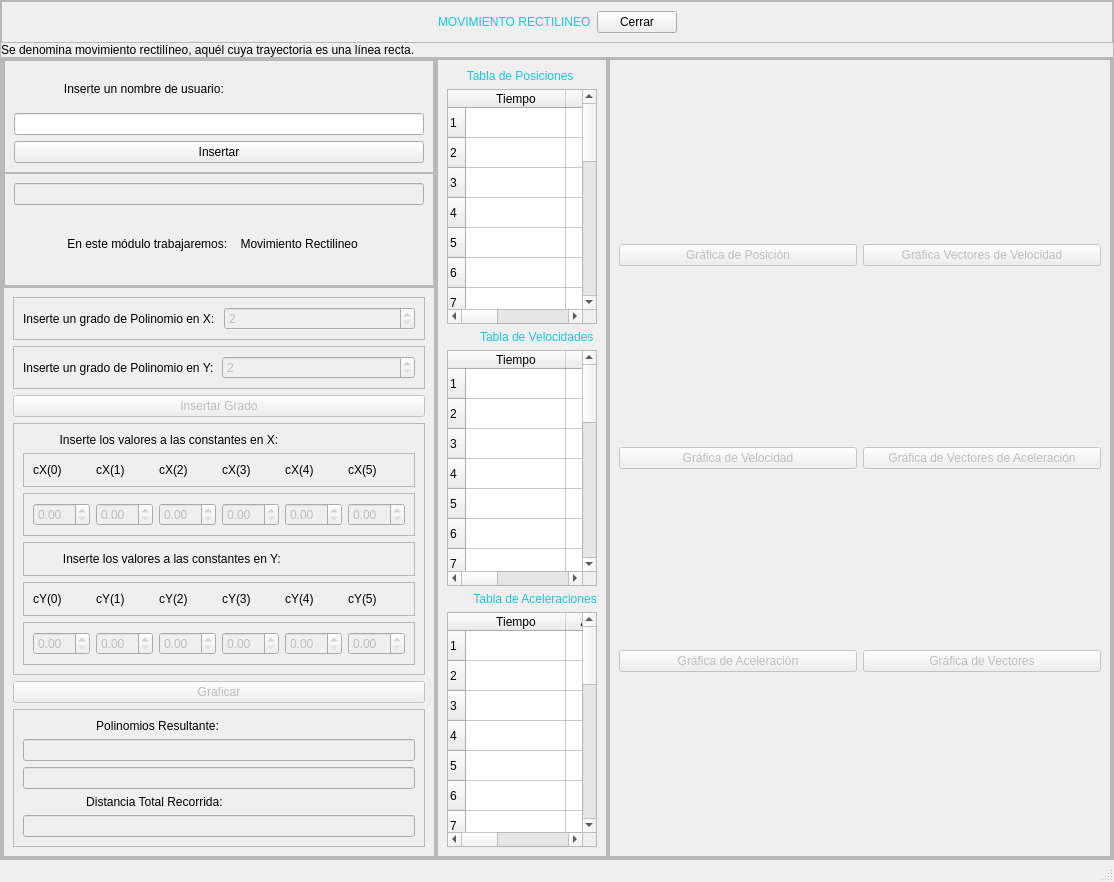
<?xml version="1.0" encoding="UTF-8"?>
<ui version="4.0">
 <class>MainWindow</class>
 <widget class="QMainWindow" name="MainWindow">
  <property name="geometry">
   <rect>
    <x>0</x>
    <y>0</y>
    <width>1114</width>
    <height>882</height>
   </rect>
  </property>
  <property name="windowTitle">
   <string>MainWindow</string>
  </property>
  <widget class="QWidget" name="centralwidget">
   <layout class="QHBoxLayout" name="horizontalLayout">
    <property name="spacing">
     <number>0</number>
    </property>
    <property name="leftMargin">
     <number>0</number>
    </property>
    <property name="topMargin">
     <number>0</number>
    </property>
    <property name="rightMargin">
     <number>0</number>
    </property>
    <property name="bottomMargin">
     <number>0</number>
    </property>
    <item>
     <widget class="QFrame" name="frame">
      <property name="frameShape">
       <enum>QFrame::StyledPanel</enum>
      </property>
      <property name="frameShadow">
       <enum>QFrame::Raised</enum>
      </property>
      <layout class="QVBoxLayout" name="verticalLayout">
       <property name="spacing">
        <number>0</number>
       </property>
       <property name="leftMargin">
        <number>0</number>
       </property>
       <property name="topMargin">
        <number>0</number>
       </property>
       <property name="rightMargin">
        <number>0</number>
       </property>
       <property name="bottomMargin">
        <number>0</number>
       </property>
       <item>
        <widget class="QFrame" name="frame_superior">
         <property name="maximumSize">
          <size>
           <width>16777215</width>
           <height>42</height>
          </size>
         </property>
         <property name="frameShape">
          <enum>QFrame::StyledPanel</enum>
         </property>
         <property name="frameShadow">
          <enum>QFrame::Raised</enum>
         </property>
         <layout class="QHBoxLayout" name="horizontalLayout_2">
          <item>
           <spacer name="horizontalSpacer">
            <property name="orientation">
             <enum>Qt::Horizontal</enum>
            </property>
            <property name="sizeHint" stdset="0">
             <size>
              <width>320</width>
              <height>15</height>
             </size>
            </property>
           </spacer>
          </item>
          <item>
           <widget class="QLabel" name="label_titulo">
            <property name="styleSheet">
             <string notr="true">font: 87 12pt &quot;Arial Black&quot;;
color: rgb(20, 200, 220);</string>
            </property>
            <property name="text">
             <string>MOVIMIENTO RECTILINEO</string>
            </property>
           </widget>
          </item>
          <item>
           <widget class="QPushButton" name="pushButton_cerrar">
            <property name="text">
             <string>Cerrar</string>
            </property>
           </widget>
          </item>
          <item>
           <spacer name="horizontalSpacer_2">
            <property name="orientation">
             <enum>Qt::Horizontal</enum>
            </property>
            <property name="sizeHint" stdset="0">
             <size>
              <width>320</width>
              <height>15</height>
             </size>
            </property>
           </spacer>
          </item>
         </layout>
        </widget>
       </item>
       <item>
        <widget class="QLabel" name="label_17">
         <property name="text">
          <string>Se denomina movimiento rectilíneo, aquél cuya trayectoria es una línea recta.</string>
         </property>
        </widget>
       </item>
       <item>
        <widget class="QFrame" name="frame_inferior">
         <property name="frameShape">
          <enum>QFrame::StyledPanel</enum>
         </property>
         <property name="frameShadow">
          <enum>QFrame::Raised</enum>
         </property>
         <layout class="QHBoxLayout" name="horizontalLayout_3" stretch="1,1,3">
          <property name="spacing">
           <number>0</number>
          </property>
          <property name="leftMargin">
           <number>0</number>
          </property>
          <property name="topMargin">
           <number>0</number>
          </property>
          <property name="rightMargin">
           <number>0</number>
          </property>
          <property name="bottomMargin">
           <number>0</number>
          </property>
          <item>
           <widget class="QFrame" name="frame_inf_izq">
            <property name="frameShape">
             <enum>QFrame::StyledPanel</enum>
            </property>
            <property name="frameShadow">
             <enum>QFrame::Raised</enum>
            </property>
            <layout class="QVBoxLayout" name="verticalLayout_4">
             <property name="spacing">
              <number>0</number>
             </property>
             <property name="leftMargin">
              <number>0</number>
             </property>
             <property name="topMargin">
              <number>0</number>
             </property>
             <property name="rightMargin">
              <number>0</number>
             </property>
             <property name="bottomMargin">
              <number>0</number>
             </property>
             <item>
              <widget class="QFrame" name="frame_izq_sup">
               <property name="frameShape">
                <enum>QFrame::StyledPanel</enum>
               </property>
               <property name="frameShadow">
                <enum>QFrame::Raised</enum>
               </property>
               <layout class="QVBoxLayout" name="verticalLayout_5">
                <property name="spacing">
                 <number>0</number>
                </property>
                <property name="leftMargin">
                 <number>0</number>
                </property>
                <property name="topMargin">
                 <number>0</number>
                </property>
                <property name="rightMargin">
                 <number>0</number>
                </property>
                <property name="bottomMargin">
                 <number>0</number>
                </property>
                <item>
                 <widget class="QFrame" name="frame_8">
                  <property name="frameShape">
                   <enum>QFrame::StyledPanel</enum>
                  </property>
                  <property name="frameShadow">
                   <enum>QFrame::Raised</enum>
                  </property>
                  <layout class="QVBoxLayout" name="verticalLayout_7">
                   <item>
                    <widget class="QLabel" name="label_3">
                     <property name="text">
                      <string>               Inserte un nombre de usuario:</string>
                     </property>
                    </widget>
                   </item>
                   <item>
                    <widget class="QLineEdit" name="usuario"/>
                   </item>
                   <item>
                    <widget class="QPushButton" name="bt_insertarUsuario">
                     <property name="text">
                      <string>Insertar</string>
                     </property>
                    </widget>
                   </item>
                  </layout>
                 </widget>
                </item>
                <item>
                 <widget class="QFrame" name="frame_9">
                  <property name="frameShape">
                   <enum>QFrame::StyledPanel</enum>
                  </property>
                  <property name="frameShadow">
                   <enum>QFrame::Raised</enum>
                  </property>
                  <layout class="QVBoxLayout" name="verticalLayout_6">
                   <item>
                    <widget class="QLineEdit" name="saludo">
                     <property name="enabled">
                      <bool>false</bool>
                     </property>
                     <property name="text">
                      <string/>
                     </property>
                    </widget>
                   </item>
                   <item>
                    <widget class="QLabel" name="label_5">
                     <property name="text">
                      <string>                En este módulo trabajaremos:    Movimiento Rectilineo</string>
                     </property>
                    </widget>
                   </item>
                  </layout>
                 </widget>
                </item>
               </layout>
              </widget>
             </item>
             <item>
              <widget class="QFrame" name="frame_izq_inf">
               <property name="frameShape">
                <enum>QFrame::StyledPanel</enum>
               </property>
               <property name="frameShadow">
                <enum>QFrame::Raised</enum>
               </property>
               <layout class="QVBoxLayout" name="verticalLayout_10">
                <item>
                 <widget class="QFrame" name="frame_2">
                  <property name="frameShape">
                   <enum>QFrame::StyledPanel</enum>
                  </property>
                  <property name="frameShadow">
                   <enum>QFrame::Raised</enum>
                  </property>
                  <layout class="QHBoxLayout" name="horizontalLayout_6">
                   <item>
                    <widget class="QLabel" name="label_4">
                     <property name="text">
                      <string>Inserte un grado de Polinomio en X: </string>
                     </property>
                    </widget>
                   </item>
                   <item>
                    <widget class="QSpinBox" name="spin_grado">
                     <property name="enabled">
                      <bool>false</bool>
                     </property>
                     <property name="minimum">
                      <number>2</number>
                     </property>
                     <property name="maximum">
                      <number>5</number>
                     </property>
                     <property name="value">
                      <number>2</number>
                     </property>
                    </widget>
                   </item>
                  </layout>
                 </widget>
                </item>
                <item>
                 <widget class="QFrame" name="frame_4">
                  <property name="frameShape">
                   <enum>QFrame::StyledPanel</enum>
                  </property>
                  <property name="frameShadow">
                   <enum>QFrame::Raised</enum>
                  </property>
                  <layout class="QHBoxLayout" name="horizontalLayout_4">
                   <item>
                    <widget class="QLabel" name="label_18">
                     <property name="text">
                      <string>Inserte un grado de Polinomio en Y:</string>
                     </property>
                    </widget>
                   </item>
                   <item>
                    <widget class="QSpinBox" name="spin_gradoY">
                     <property name="enabled">
                      <bool>false</bool>
                     </property>
                     <property name="minimum">
                      <number>2</number>
                     </property>
                     <property name="maximum">
                      <number>5</number>
                     </property>
                    </widget>
                   </item>
                  </layout>
                 </widget>
                </item>
                <item>
                 <widget class="QPushButton" name="bt_grado">
                  <property name="enabled">
                   <bool>false</bool>
                  </property>
                  <property name="text">
                   <string>Insertar Grado</string>
                  </property>
                 </widget>
                </item>
                <item>
                 <widget class="QFrame" name="frame_12">
                  <property name="frameShape">
                   <enum>QFrame::StyledPanel</enum>
                  </property>
                  <property name="frameShadow">
                   <enum>QFrame::Raised</enum>
                  </property>
                  <layout class="QVBoxLayout" name="verticalLayout_12">
                   <item>
                    <widget class="QLabel" name="label_16">
                     <property name="text">
                      <string>           Inserte los valores a las constantes en X:</string>
                     </property>
                    </widget>
                   </item>
                   <item>
                    <widget class="QFrame" name="frame_11">
                     <property name="frameShape">
                      <enum>QFrame::StyledPanel</enum>
                     </property>
                     <property name="frameShadow">
                      <enum>QFrame::Raised</enum>
                     </property>
                     <layout class="QHBoxLayout" name="horizontalLayout_8">
                      <item>
                       <widget class="QLabel" name="label_10">
                        <property name="text">
                         <string>cX(0)</string>
                        </property>
                       </widget>
                      </item>
                      <item>
                       <widget class="QLabel" name="label_11">
                        <property name="text">
                         <string>cX(1)</string>
                        </property>
                       </widget>
                      </item>
                      <item>
                       <widget class="QLabel" name="label_12">
                        <property name="text">
                         <string>cX(2)</string>
                        </property>
                       </widget>
                      </item>
                      <item>
                       <widget class="QLabel" name="label_13">
                        <property name="text">
                         <string>cX(3)</string>
                        </property>
                       </widget>
                      </item>
                      <item>
                       <widget class="QLabel" name="label_14">
                        <property name="text">
                         <string>cX(4)</string>
                        </property>
                       </widget>
                      </item>
                      <item>
                       <widget class="QLabel" name="label_15">
                        <property name="text">
                         <string>cX(5)</string>
                        </property>
                       </widget>
                      </item>
                     </layout>
                    </widget>
                   </item>
                   <item>
                    <widget class="QFrame" name="frame_3">
                     <property name="frameShape">
                      <enum>QFrame::StyledPanel</enum>
                     </property>
                     <property name="frameShadow">
                      <enum>QFrame::Raised</enum>
                     </property>
                     <layout class="QHBoxLayout" name="horizontalLayout_7">
                      <item>
                       <widget class="QDoubleSpinBox" name="dSpinBox_00">
                        <property name="enabled">
                         <bool>false</bool>
                        </property>
                        <property name="singleStep">
                         <double>0.010000000000000</double>
                        </property>
                       </widget>
                      </item>
                      <item>
                       <widget class="QDoubleSpinBox" name="dSpinBox_01">
                        <property name="enabled">
                         <bool>false</bool>
                        </property>
                        <property name="singleStep">
                         <double>0.010000000000000</double>
                        </property>
                       </widget>
                      </item>
                      <item>
                       <widget class="QDoubleSpinBox" name="dSpinBox_02">
                        <property name="enabled">
                         <bool>false</bool>
                        </property>
                        <property name="singleStep">
                         <double>0.010000000000000</double>
                        </property>
                       </widget>
                      </item>
                      <item>
                       <widget class="QDoubleSpinBox" name="dSpinBox_03">
                        <property name="enabled">
                         <bool>false</bool>
                        </property>
                        <property name="singleStep">
                         <double>0.010000000000000</double>
                        </property>
                       </widget>
                      </item>
                      <item>
                       <widget class="QDoubleSpinBox" name="dSpinBox_04">
                        <property name="enabled">
                         <bool>false</bool>
                        </property>
                        <property name="singleStep">
                         <double>0.010000000000000</double>
                        </property>
                       </widget>
                      </item>
                      <item>
                       <widget class="QDoubleSpinBox" name="dSpinBox_05">
                        <property name="enabled">
                         <bool>false</bool>
                        </property>
                        <property name="singleStep">
                         <double>0.010000000000000</double>
                        </property>
                       </widget>
                      </item>
                     </layout>
                    </widget>
                   </item>
                   <item>
                    <widget class="QFrame" name="frame_6">
                     <property name="frameShape">
                      <enum>QFrame::StyledPanel</enum>
                     </property>
                     <property name="frameShadow">
                      <enum>QFrame::Raised</enum>
                     </property>
                     <layout class="QVBoxLayout" name="verticalLayout_9">
                      <item>
                       <widget class="QLabel" name="label_19">
                        <property name="text">
                         <string>         Inserte los valores a las constantes en Y:</string>
                        </property>
                       </widget>
                      </item>
                     </layout>
                    </widget>
                   </item>
                   <item>
                    <widget class="QFrame" name="frame_13">
                     <property name="frameShape">
                      <enum>QFrame::StyledPanel</enum>
                     </property>
                     <property name="frameShadow">
                      <enum>QFrame::Raised</enum>
                     </property>
                     <layout class="QHBoxLayout" name="horizontalLayout_5">
                      <item>
                       <widget class="QLabel" name="label_23">
                        <property name="text">
                         <string>cY(0)</string>
                        </property>
                       </widget>
                      </item>
                      <item>
                       <widget class="QLabel" name="label_20">
                        <property name="text">
                         <string>cY(1)</string>
                        </property>
                       </widget>
                      </item>
                      <item>
                       <widget class="QLabel" name="label_21">
                        <property name="text">
                         <string>cY(2)</string>
                        </property>
                       </widget>
                      </item>
                      <item>
                       <widget class="QLabel" name="label_24">
                        <property name="text">
                         <string>cY(3)</string>
                        </property>
                       </widget>
                      </item>
                      <item>
                       <widget class="QLabel" name="label_25">
                        <property name="text">
                         <string>cY(4)</string>
                        </property>
                       </widget>
                      </item>
                      <item>
                       <widget class="QLabel" name="label_22">
                        <property name="text">
                         <string>cY(5)</string>
                        </property>
                       </widget>
                      </item>
                     </layout>
                    </widget>
                   </item>
                   <item>
                    <widget class="QFrame" name="frame_14">
                     <property name="frameShape">
                      <enum>QFrame::StyledPanel</enum>
                     </property>
                     <property name="frameShadow">
                      <enum>QFrame::Raised</enum>
                     </property>
                     <layout class="QHBoxLayout" name="horizontalLayout_9">
                      <item>
                       <widget class="QDoubleSpinBox" name="dSpinBoxY_00">
                        <property name="enabled">
                         <bool>false</bool>
                        </property>
                        <property name="singleStep">
                         <double>0.010000000000000</double>
                        </property>
                       </widget>
                      </item>
                      <item>
                       <widget class="QDoubleSpinBox" name="dSpinBoxY_01">
                        <property name="enabled">
                         <bool>false</bool>
                        </property>
                        <property name="singleStep">
                         <double>0.010000000000000</double>
                        </property>
                       </widget>
                      </item>
                      <item>
                       <widget class="QDoubleSpinBox" name="dSpinBoxY_02">
                        <property name="enabled">
                         <bool>false</bool>
                        </property>
                        <property name="singleStep">
                         <double>0.010000000000000</double>
                        </property>
                       </widget>
                      </item>
                      <item>
                       <widget class="QDoubleSpinBox" name="dSpinBoxY_03">
                        <property name="enabled">
                         <bool>false</bool>
                        </property>
                        <property name="singleStep">
                         <double>0.010000000000000</double>
                        </property>
                       </widget>
                      </item>
                      <item>
                       <widget class="QDoubleSpinBox" name="dSpinBoxY_04">
                        <property name="enabled">
                         <bool>false</bool>
                        </property>
                        <property name="singleStep">
                         <double>0.010000000000000</double>
                        </property>
                       </widget>
                      </item>
                      <item>
                       <widget class="QDoubleSpinBox" name="dSpinBoxY_05">
                        <property name="enabled">
                         <bool>false</bool>
                        </property>
                        <property name="singleStep">
                         <double>0.010000000000000</double>
                        </property>
                       </widget>
                      </item>
                     </layout>
                    </widget>
                   </item>
                  </layout>
                 </widget>
                </item>
                <item>
                 <widget class="QPushButton" name="bt_graficar">
                  <property name="enabled">
                   <bool>false</bool>
                  </property>
                  <property name="text">
                   <string>Graficar</string>
                  </property>
                 </widget>
                </item>
                <item>
                 <widget class="QFrame" name="frame_10">
                  <property name="frameShape">
                   <enum>QFrame::StyledPanel</enum>
                  </property>
                  <property name="frameShadow">
                   <enum>QFrame::Raised</enum>
                  </property>
                  <layout class="QVBoxLayout" name="verticalLayout_11">
                   <item>
                    <widget class="QLabel" name="label_8">
                     <property name="text">
                      <string>                      Polinomios Resultante:</string>
                     </property>
                    </widget>
                   </item>
                   <item>
                    <widget class="QLineEdit" name="polinomio">
                     <property name="enabled">
                      <bool>false</bool>
                     </property>
                     <property name="maxLength">
                      <number>32767</number>
                     </property>
                    </widget>
                   </item>
                   <item>
                    <widget class="QLineEdit" name="polinomioY">
                     <property name="enabled">
                      <bool>false</bool>
                     </property>
                    </widget>
                   </item>
                   <item>
                    <widget class="QLabel" name="label_9">
                     <property name="text">
                      <string>                   Distancia Total Recorrida:</string>
                     </property>
                    </widget>
                   </item>
                   <item>
                    <widget class="QLineEdit" name="distancia">
                     <property name="enabled">
                      <bool>false</bool>
                     </property>
                    </widget>
                   </item>
                  </layout>
                 </widget>
                </item>
               </layout>
              </widget>
             </item>
            </layout>
           </widget>
          </item>
          <item>
           <widget class="QFrame" name="frame_inf_central">
            <property name="frameShape">
             <enum>QFrame::StyledPanel</enum>
            </property>
            <property name="frameShadow">
             <enum>QFrame::Raised</enum>
            </property>
            <layout class="QVBoxLayout" name="verticalLayout_2">
             <property name="spacing">
              <number>0</number>
             </property>
             <property name="leftMargin">
              <number>0</number>
             </property>
             <property name="topMargin">
              <number>0</number>
             </property>
             <property name="rightMargin">
              <number>0</number>
             </property>
             <property name="bottomMargin">
              <number>0</number>
             </property>
             <item>
              <widget class="QFrame" name="frame_5">
               <property name="frameShape">
                <enum>QFrame::StyledPanel</enum>
               </property>
               <property name="frameShadow">
                <enum>QFrame::Raised</enum>
               </property>
               <layout class="QVBoxLayout" name="verticalLayout_8">
                <item>
                 <widget class="QLabel" name="label_2">
                  <property name="styleSheet">
                   <string notr="true">font: 87 10pt &quot;Arial Black&quot;;
color: rgb(20, 200, 220);</string>
                  </property>
                  <property name="text">
                   <string>      Tabla de Posiciones</string>
                  </property>
                 </widget>
                </item>
                <item>
                 <widget class="QTableWidget" name="tabla_pos">
                  <property name="rowCount">
                   <number>20</number>
                  </property>
                  <row/>
                  <row/>
                  <row/>
                  <row/>
                  <row/>
                  <row/>
                  <row/>
                  <row/>
                  <row/>
                  <row/>
                  <row/>
                  <row/>
                  <row/>
                  <row/>
                  <row/>
                  <row/>
                  <row/>
                  <row/>
                  <row/>
                  <row/>
                  <column>
                   <property name="text">
                    <string>Tiempo</string>
                   </property>
                  </column>
                  <column>
                   <property name="text">
                    <string>PosiciónX</string>
                   </property>
                  </column>
                  <column>
                   <property name="text">
                    <string>PosiciónY</string>
                   </property>
                  </column>
                 </widget>
                </item>
                <item>
                 <widget class="QLabel" name="label">
                  <property name="styleSheet">
                   <string notr="true">font: 87 10pt &quot;Arial Black&quot;;
color: rgb(20, 200, 220);</string>
                  </property>
                  <property name="text">
                   <string>          Tabla de Velocidades</string>
                  </property>
                 </widget>
                </item>
                <item>
                 <widget class="QTableWidget" name="tabla_vel">
                  <property name="rowCount">
                   <number>20</number>
                  </property>
                  <row/>
                  <row/>
                  <row/>
                  <row/>
                  <row/>
                  <row/>
                  <row/>
                  <row/>
                  <row/>
                  <row/>
                  <row/>
                  <row/>
                  <row/>
                  <row/>
                  <row/>
                  <row/>
                  <row/>
                  <row/>
                  <row/>
                  <row/>
                  <column>
                   <property name="text">
                    <string>Tiempo</string>
                   </property>
                  </column>
                  <column>
                   <property name="text">
                    <string>VelocidadX</string>
                   </property>
                  </column>
                  <column>
                   <property name="text">
                    <string>VelocidadY</string>
                   </property>
                  </column>
                 </widget>
                </item>
                <item>
                 <widget class="QLabel" name="label_7">
                  <property name="styleSheet">
                   <string notr="true">font: 87 10pt &quot;Arial Black&quot;;
color: rgb(20, 200, 220);</string>
                  </property>
                  <property name="text">
                   <string>        Tabla de Aceleraciones</string>
                  </property>
                 </widget>
                </item>
                <item>
                 <widget class="QTableWidget" name="tabla_ace">
                  <property name="mouseTracking">
                   <bool>false</bool>
                  </property>
                  <property name="rowCount">
                   <number>20</number>
                  </property>
                  <row/>
                  <row/>
                  <row/>
                  <row/>
                  <row/>
                  <row/>
                  <row/>
                  <row/>
                  <row/>
                  <row/>
                  <row/>
                  <row/>
                  <row/>
                  <row/>
                  <row/>
                  <row/>
                  <row/>
                  <row/>
                  <row/>
                  <row/>
                  <column>
                   <property name="text">
                    <string>Tiempo</string>
                   </property>
                  </column>
                  <column>
                   <property name="text">
                    <string>AceleraciónX</string>
                   </property>
                  </column>
                  <column>
                   <property name="text">
                    <string>AceleraciónY</string>
                   </property>
                  </column>
                 </widget>
                </item>
               </layout>
              </widget>
             </item>
            </layout>
           </widget>
          </item>
          <item>
           <widget class="QFrame" name="frame_inf_der">
            <property name="frameShape">
             <enum>QFrame::StyledPanel</enum>
            </property>
            <property name="frameShadow">
             <enum>QFrame::Raised</enum>
            </property>
            <layout class="QVBoxLayout" name="verticalLayout_3">
             <property name="spacing">
              <number>0</number>
             </property>
             <property name="leftMargin">
              <number>0</number>
             </property>
             <property name="topMargin">
              <number>0</number>
             </property>
             <property name="rightMargin">
              <number>0</number>
             </property>
             <property name="bottomMargin">
              <number>0</number>
             </property>
             <item>
              <widget class="QFrame" name="frame_7">
               <property name="frameShape">
                <enum>QFrame::StyledPanel</enum>
               </property>
               <property name="frameShadow">
                <enum>QFrame::Raised</enum>
               </property>
               <layout class="QGridLayout" name="gridLayout_7">
                <item row="0" column="1">
                 <layout class="QGridLayout" name="graf_pos_vect">
                  <item row="0" column="0">
                   <widget class="QPushButton" name="pb_abrir_graf02">
                    <property name="enabled">
                     <bool>false</bool>
                    </property>
                    <property name="text">
                     <string>Gráfica Vectores de Velocidad</string>
                    </property>
                   </widget>
                  </item>
                 </layout>
                </item>
                <item row="2" column="1">
                 <layout class="QGridLayout" name="graf_ace_vect">
                  <item row="0" column="0">
                   <widget class="QPushButton" name="pb_abrir_graf06">
                    <property name="enabled">
                     <bool>false</bool>
                    </property>
                    <property name="text">
                     <string>Gráfica de Vectores</string>
                    </property>
                   </widget>
                  </item>
                 </layout>
                </item>
                <item row="2" column="0">
                 <layout class="QGridLayout" name="graf_ace_nor">
                  <item row="0" column="0">
                   <widget class="QPushButton" name="pb_abrir_graf05">
                    <property name="enabled">
                     <bool>false</bool>
                    </property>
                    <property name="text">
                     <string>Gráfica de Aceleración</string>
                    </property>
                   </widget>
                  </item>
                 </layout>
                </item>
                <item row="1" column="1">
                 <layout class="QGridLayout" name="graf_vel_vect">
                  <item row="0" column="0">
                   <widget class="QPushButton" name="pb_abrir_graf04">
                    <property name="enabled">
                     <bool>false</bool>
                    </property>
                    <property name="text">
                     <string>Gráfica de Vectores de Aceleración</string>
                    </property>
                   </widget>
                  </item>
                 </layout>
                </item>
                <item row="1" column="0">
                 <layout class="QGridLayout" name="graf_vel_nor">
                  <item row="0" column="0">
                   <widget class="QPushButton" name="pb_abrir_graf03">
                    <property name="enabled">
                     <bool>false</bool>
                    </property>
                    <property name="text">
                     <string>Gráfica de Velocidad</string>
                    </property>
                   </widget>
                  </item>
                 </layout>
                </item>
                <item row="0" column="0">
                 <layout class="QGridLayout" name="graf_pos_nor">
                  <item row="0" column="0">
                   <widget class="QPushButton" name="pb_abrir_graf01">
                    <property name="enabled">
                     <bool>false</bool>
                    </property>
                    <property name="text">
                     <string>Gráfica de Posición</string>
                    </property>
                   </widget>
                  </item>
                 </layout>
                </item>
               </layout>
              </widget>
             </item>
            </layout>
           </widget>
          </item>
         </layout>
        </widget>
       </item>
      </layout>
     </widget>
    </item>
   </layout>
  </widget>
  <widget class="QStatusBar" name="statusbar"/>
 </widget>
 <resources/>
 <connections/>
</ui>
